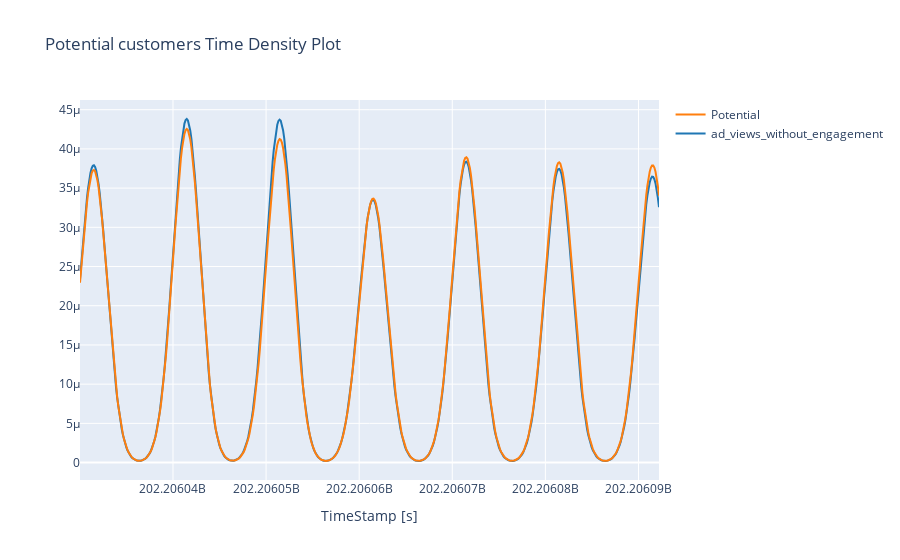

Source (notebook cell):
### Code cell
class_0 = df_ad_views_without_engagement["e_et"]
class_1 = df2_resampled['e_et']

hist_data = [class_0, class_1]
group_labels = ['ad_views_without_engagement', 'Potential']

fig = ff.create_distplot(hist_data, group_labels, show_hist=False, show_rug=False)
fig['layout'].update(title='Potential customers Time Density Plot', xaxis=dict(title='TimeStamp [s]'))
iplot(fig, filename='dist_only')

### Figure 1 — Plotly figure (JSON) as saved in the notebook; plotly's stock layout.template omitted (floating-point values rounded to 4 significant figures; data arrays with more than 128 entries replaced by an {"elided": "..."} marker saying what was removed)
{"data": [{"legendgroup": "ad_views_without_engagement", "marker": {"color": "rgb(31, 119, 180)"}, "mode": "lines", "name": "ad_views_without_engagement", "showlegend": true, "type": "scatter", "x": {"elided": "500 float values"}, "xaxis": "x", "y": {"elided": "500 float values"}, "yaxis": "y"}, {"legendgroup": "Potential", "marker": {"color": "rgb(255, 127, 14)"}, "mode": "lines", "name": "Potential", "showlegend": true, "type": "scatter", "x": {"elided": "500 float values"}, "xaxis": "x", "y": {"elided": "500 float values"}, "yaxis": "y"}], "layout": {"barmode": "overlay", "hovermode": "closest", "legend": {"traceorder": "reversed"}, "title": {"text": "Potential customers Time Density Plot"}, "xaxis": {"anchor": "y2", "domain": [0, 1], "title": {"text": "TimeStamp [s]"}, "zeroline": false}, "yaxis": {"anchor": "free", "domain": [0, 1], "position": 0}}}
